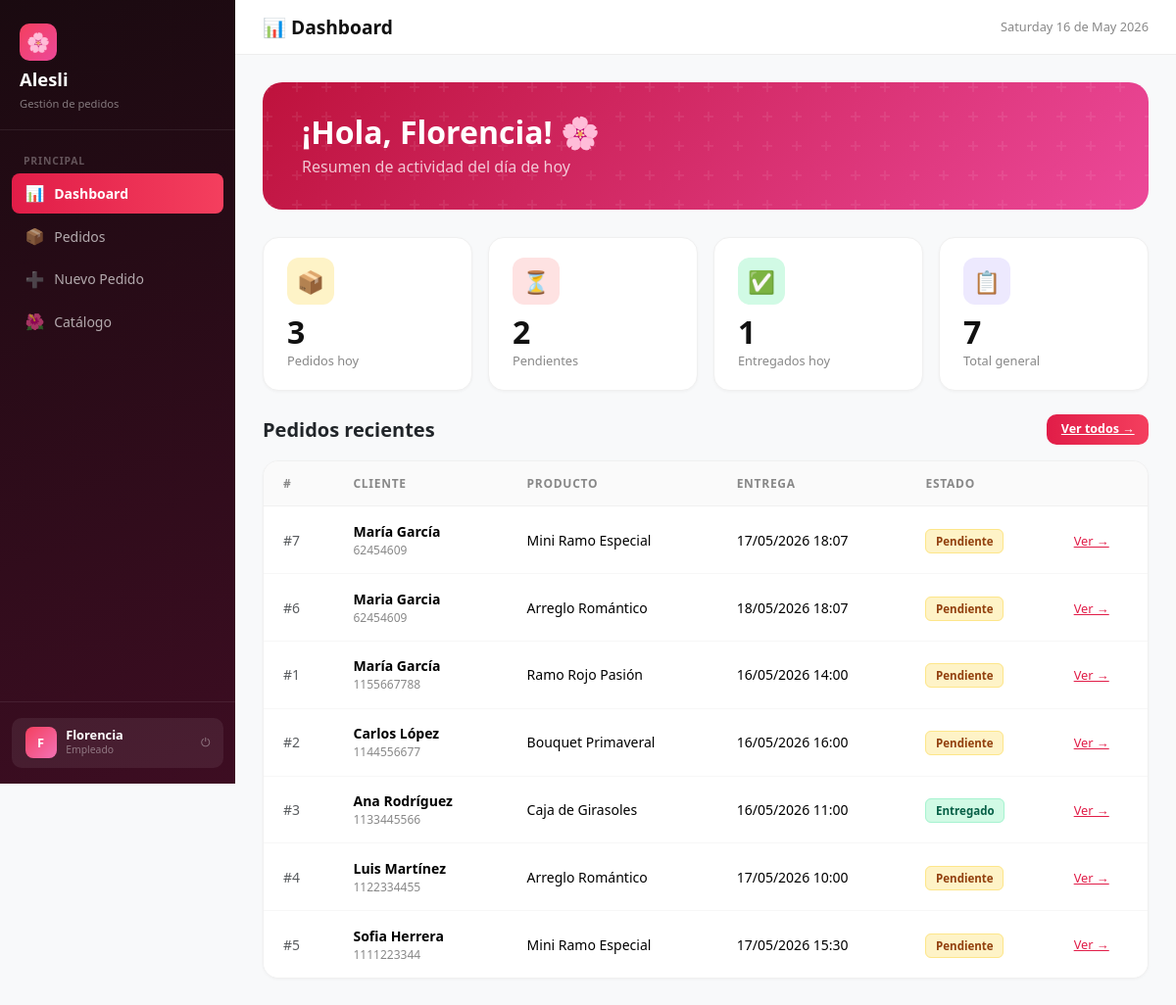
Screenshot of /ALESLI/dashboard.php (signed in) with the database file from the repository.
### tables this page shows
CREATE TABLE pedidos (
            id INTEGER PRIMARY KEY AUTOINCREMENT,
            nombre_cliente TEXT NOT NULL,
            telefono TEXT NOT NULL,
            direccion_entrega TEXT NOT NULL,
            producto TEXT NOT NULL,
            fecha_entrega TEXT NOT NULL,
            hora_entrega TEXT,
            estado TEXT DEFAULT 'pendiente',
            mensaje_personal TEXT,
            medio_pago TEXT,
            foto_evidencia_url TEXT,
            notas TEXT,
            id_catalogo_arreglo INTEGER,
            fecha_registro DATETIME DEFAULT CURRENT_TIMESTAMP,
            FOREIGN KEY (id_catalogo_arreglo) REFERENCES catalogo_arreglos(id)
        );

### ALESLI/includes/db.php (called while the page is built, shortened)
<?php
function h(string $s): string {
    return htmlspecialchars($s, ENT_QUOTES, 'UTF-8');
}

### ALESLI/dashboard.php (the view, shortened to what this page needs)
<?php
require_once __DIR__ . '/includes/db.php';
require_once __DIR__ . '/includes/layout.php';
$user = requireRole('admin', 'empleado');
$pdo  = getDB();
$hoy  = date('Y-m-d');
$total    = $pdo->query("SELECT COUNT(*) FROM pedidos WHERE fecha_entrega = '$hoy'")->fetchColumn();
$pend     = $pdo->query("SELECT COUNT(*) FROM pedidos WHERE estado = 'pendiente' AND fecha_entrega = '$hoy'")->fetchColumn();
$entregados = $pdo->query("SELECT COUNT(*) FROM pedidos WHERE estado = 'entregado' AND fecha_entrega = '$hoy'")->fetchColumn();
$totalAll = $pdo->query("SELECT COUNT(*) FROM pedidos")->fetchColumn();
$recientes = $pdo->query("SELECT * FROM pedidos ORDER BY fecha_registro DESC LIMIT 8")->fetchAll();
?>
<div class="main-content">
    <div class="topbar">
        <h1>📊 Dashboard</h1>
        <span style="font-size:.8rem;color:#888"><?= date('l d \d\e F Y') ?></span>
    </div>
    <div class="page-body">
        <div class="hero-banner">
            <div style="position:relative">
                <h2 class="fw-bold mb-1">¡Hola, <?= h(explode(' ', $user['nombre'])[0]) ?>! 🌸</h2>
                <p style="color:rgba(255,255,255,.75);margin:0">Resumen de actividad del día de hoy</p>
            </div>
        </div>
        <div class="row g-3 mb-4">
            <div class="col-6 col-md-3">
                <div class="stat-card">
                    <div class="stat-icon" style="background:#fef3c7">📦</div>
                    <div class="stat-val"><?= $total ?></div>
                    <div class="stat-label">Pedidos hoy</div>
                </div>
            </div>
            <div class="col-6 col-md-3">
                <div class="stat-card">
                    <div class="stat-icon" style="background:#fee2e2">⏳</div>
                    <div class="stat-val"><?= $pend ?></div>
                    <div class="stat-label">Pendientes</div>
                </div>
            </div>
            <div class="col-6 col-md-3">
                <div class="stat-card">
                    <div class="stat-icon" style="background:#d1fae5">✅</div>
                    <div class="stat-val"><?= $entregados ?></div>
                    <div class="stat-label">Entregados hoy</div>
                </div>
            </div>
            <div class="col-6 col-md-3">
                <div class="stat-card">
                    <div class="stat-icon" style="background:#ede9fe">📋</div>
                    <div class="stat-val"><?= $totalAll ?></div>
                    <div class="stat-label">Total general</div>
                </div>
            </div>
        </div>
        <div class="d-flex align-items-center justify-content-between mb-3">
            <h5 class="fw-bold mb-0">Pedidos recientes</h5>
            <a href="/pedidos.php" class="btn-rose" style="font-size:.78rem;padding:.4rem .9rem">Ver todos →</a>
        </div>
        <div class="table-card">
            <table class="table mb-0">
                <thead>
                    <tr>
                        <th>#</th><th>Cliente</th><th>Producto</th><th>Entrega</th><th>Estado</th><th></th>
                    </tr>
                </thead>
                <tbody>
                <?php foreach ($recientes as $p): ?>
                <tr>
                    <td class="text-muted">#<?= $p['id'] ?></td>
                    <td>
                        <div class="fw-semibold"><?= h($p['nombre_cliente']) ?></div>
                        <div style="font-size:.75rem;color:#888"><?= h($p['telefono']) ?></div>
                    </td>
                    <td><?= h($p['producto']) ?></td>
                    <td><?= date('d/m/Y', strtotime($p['fecha_entrega'])) ?><?= $p['hora_entrega'] ? ' ' . h($p['hora_entrega']) : '' ?></td>
                    <td><span class="badge-<?= h($p['estado']) ?>"><?= ucfirst(h($p['estado'])) ?></span></td>
                    <td><a href="/pedido.php?id=<?= $p['id'] ?>" style="font-size:.8rem;color:var(--rose-600)">Ver →</a></td>
                </tr>
                <?php endforeach; ?>
                </tbody>
            </table>
        </div>
    </div>
</div>

### ALESLI/css/style.css (style rules this page uses)
:root { --rose-50: #fff1f2; --rose-100: #ffe4e6; --rose-200: #fecdd3; --rose-400: #fb7185; --rose-500: #f43f5e; --rose-600: #e11d48; --rose-700: #be123c; --pink-400: #f472b6; --pink-500: #ec4899; }
body { background: #f8f9fa; font-family: 'Segoe UI', system-ui, sans-serif; }
.main-content { margin-left: 240px; min-height: 100vh; }
.topbar { background: #fff; border-bottom: 1px solid #eee; padding: 1rem 1.75rem; display: flex; align-items: center; justify-content: space-between; }
.topbar h1 { font-size: 1.2rem; font-weight: 700; margin: 0; color: #111; }
.page-body { padding: 1.75rem; }
.stat-card { background: #fff; border-radius: 16px; padding: 1.25rem 1.5rem; border: 1px solid #f0f0f0; box-shadow: 0 1px 3px rgba(0,0,0,.04); transition: box-shadow .2s; }
.stat-card .stat-icon { width: 48px; height: 48px; border-radius: 12px; display: flex; align-items: center; justify-content: center; font-size: 1.4rem; margin-bottom: .75rem; }
.stat-card .stat-val { font-size: 2rem; font-weight: 800; color: #111; line-height: 1; }
.stat-card .stat-label { color: #888; font-size: .8rem; margin-top: .2rem; }
.table-card { background: #fff; border-radius: 16px; border: 1px solid #f0f0f0; box-shadow: 0 1px 3px rgba(0,0,0,.04); overflow: hidden; }
.table-card table { margin: 0; }
.table-card thead th { background: #fafafa; border-bottom: 1px solid #f0f0f0; font-size: .75rem; text-transform: uppercase; letter-spacing: .06em; color: #888; font-weight: 600; padding: .85rem 1.25rem; }
.table-card tbody td { padding: .9rem 1.25rem; vertical-align: middle; font-size: .875rem; border-bottom: 1px solid #f7f7f7; }
.table-card tbody tr:last-child td { border-bottom: none; }
.badge-pendiente { background: #fef3c7; color: #92400e; border: 1px solid #fde68a; border-radius: 6px; padding: .25rem .6rem; font-size: .72rem; font-weight: 600; }
.badge-entregado { background: #d1fae5; color: #065f46; border: 1px solid #a7f3d0; border-radius: 6px; padding: .25rem .6rem; font-size: .72rem; font-weight: 600; }
.btn-rose { background: linear-gradient(90deg, var(--rose-600), var(--rose-500)); color: #fff; border: none; border-radius: 10px; padding: .5rem 1.1rem; font-size: .875rem; font-weight: 600; cursor: pointer; transition: opacity .15s, transform .1s; display: inline-flex; align-items: center; gap: .4rem; }
.hero-banner { border-radius: 20px; background: linear-gradient(130deg, var(--rose-700) 0%, var(--pink-500) 100%); padding: 2rem 2.5rem; position: relative; overflow: hidden; color: #fff; margin-bottom: 1.75rem; }
.hero-banner::before { content: ''; position: absolute; inset: 0; }

### rows the page displays
pedidos: id "7", nombre_cliente "María García", telefono "62454609", producto "Mini Ramo Especial", fecha_entrega "17/05/2026", hora_entrega "18:07", estado "Pendiente"
pedidos: id "6", nombre_cliente "Maria Garcia", telefono "62454609", producto "Arreglo Romántico", fecha_entrega "18/05/2026", hora_entrega "18:07", estado "Pendiente"
pedidos: id "1", nombre_cliente "María García", telefono "1155667788", producto "Ramo Rojo Pasión", fecha_entrega "16/05/2026", hora_entrega "14:00", estado "Pendiente"
pedidos: id "2", nombre_cliente "Carlos López", telefono "1144556677", producto "Bouquet Primaveral", fecha_entrega "16/05/2026", hora_entrega "16:00", estado "Pendiente"
pedidos: id "3", nombre_cliente "Ana Rodríguez", telefono "1133445566", producto "Caja de Girasoles", fecha_entrega "16/05/2026", hora_entrega "11:00", estado "Entregado"
pedidos: id "4", nombre_cliente "Luis Martínez", telefono "1122334455", producto "Arreglo Romántico", fecha_entrega "17/05/2026", hora_entrega "10:00", estado "Pendiente"
pedidos: id "5", nombre_cliente "Sofia Herrera", telefono "1111223344", producto "Mini Ramo Especial", fecha_entrega "17/05/2026", hora_entrega "15:30", estado "Pendiente"

### other values shown
$inicial "F"
$user['nombre'] "Florencia"
$rol "Empleado"
explode(' ', $user['nombre'])[0] "Florencia"
$total "3"
$pend "2"
$entregados "1"
$totalAll "7"
